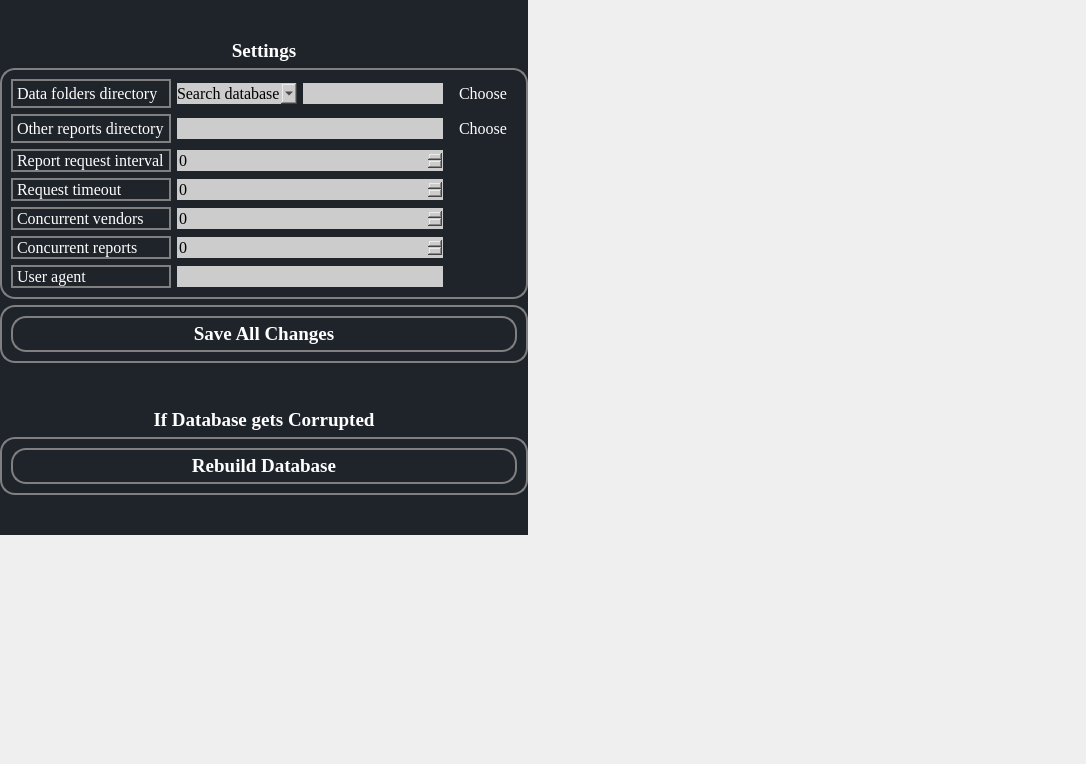
<?xml version="1.0" encoding="UTF-8"?>
<ui version="4.0">
 <class>MainWindow</class>
 <widget class="QWidget" name="settings_tab">
  <property name="geometry">
   <rect>
    <x>0</x>
    <y>0</y>
    <width>1086</width>
    <height>764</height>
   </rect>
  </property>
  <property name="windowTitle">
   <string>MainWindow</string>
  </property>
  <property name="styleSheet">
   <string notr="true">*{
	
border:none;
background-color:transparent;
background:none;
padding:0;
margin:0;
color:#fff;
}



#centralwidget{
background-color:#1f232a;
}
#EditVendor{
background-color:#16191d;
}
QPushButton{
text-align:left;
padding: 5px 10px;

border-top-left-radius:5px;
border-botton-left-radius:5px;
}
QPushButton:pressed{
background-color:grey;
text-align:left;
padding:2px 10px;
color:white;}</string>
  </property>
  <widget class="QWidget" name="centralwidget">
   <layout class="QGridLayout" name="gridLayout_7">
    <item row="5" column="0">
     <widget class="QLabel" name="label_9">
      <property name="font">
       <font>
        <family>Georgia</family>
        <pointsize>14</pointsize>
        <weight>75</weight>
        <bold>true</bold>
       </font>
      </property>
      <property name="text">
       <string>&lt;html&gt;&lt;head/&gt;&lt;body&gt;&lt;p align=&quot;center&quot;&gt;If Database gets Corrupted&lt;/p&gt;&lt;/body&gt;&lt;/html&gt;</string>
      </property>
     </widget>
    </item>
    <item row="3" column="0" alignment="Qt::AlignTop">
     <widget class="QFrame" name="frame_3">
      <property name="styleSheet">
       <string notr="true">QFrame{
    border: 2px solid #000000;
border-color:grey;
border-radius:15px;
}</string>
      </property>
      <property name="frameShape">
       <enum>QFrame::StyledPanel</enum>
      </property>
      <property name="frameShadow">
       <enum>QFrame::Raised</enum>
      </property>
      <layout class="QHBoxLayout" name="horizontalLayout">
       <item>
        <layout class="QGridLayout" name="gridLayout_6">
         <item row="0" column="0">
          <widget class="QPushButton" name="pushButton_3">
           <property name="font">
            <font>
             <family>Georgia</family>
             <pointsize>14</pointsize>
             <weight>75</weight>
             <bold>true</bold>
            </font>
           </property>
           <property name="toolTip">
            <string>Save all default and custom changes</string>
           </property>
           <property name="styleSheet">
            <string notr="true">
  QPushButton {
    border: 2px solid #000000;
border-color:grey;
border-radius:15px;
text-align:center;
}

QPushButton:hover {
    background-color: lightblue;
}
QToolTip {
    color: black; 
    background-color: #FFFFE0; 
}
</string>
           </property>
           <property name="text">
            <string>Save All Changes</string>
           </property>
           <property name="icon">
            <iconset>
             <normaloff>resources/Icons/diskette.png</normaloff>resources/Icons/diskette.png</iconset>
           </property>
           <property name="iconSize">
            <size>
             <width>25</width>
             <height>25</height>
            </size>
           </property>
          </widget>
         </item>
        </layout>
       </item>
      </layout>
     </widget>
    </item>
    <item row="2" column="0">
     <widget class="QFrame" name="frame_2">
      <property name="styleSheet">
       <string notr="true">QFrame{
    border: 2px solid #000000;
border-color:grey;
border-radius:15px;
}</string>
      </property>
      <property name="frameShape">
       <enum>QFrame::StyledPanel</enum>
      </property>
      <property name="frameShadow">
       <enum>QFrame::Raised</enum>
      </property>
      <layout class="QGridLayout" name="gridLayout_4">
       <item row="0" column="0">
        <layout class="QGridLayout" name="gridLayout">
         <item row="0" column="3">
          <widget class="QLineEdit" name="lineEdit_2">
           <property name="font">
            <font>
             <family>Georgia</family>
             <pointsize>12</pointsize>
            </font>
           </property>
           <property name="styleSheet">
            <string notr="true">QLineEdit {
    color: black; /* 文本颜色为黑色 */
	background-color: #cccccc;
}
</string>
           </property>
          </widget>
         </item>
         <item row="0" column="4">
          <widget class="QPushButton" name="pushButton_2">
           <property name="font">
            <font>
             <family>Georgia</family>
             <pointsize>12</pointsize>
            </font>
           </property>
           <property name="styleSheet">
            <string notr="true">QPushButton:hover {
    background-color: #0000FF; /* 鼠标悬停时的背景颜色为蓝色 */
    color: #FFFFFF; /* 鼠标悬停时的文字颜色为白色 */
}
</string>
           </property>
           <property name="text">
            <string>Choose</string>
           </property>
           <property name="icon">
            <iconset>
             <normaloff>resources/Icons/folder.png</normaloff>resources/Icons/folder.png</iconset>
           </property>
          </widget>
         </item>
         <item row="0" column="0">
          <widget class="QLabel" name="label_7">
           <property name="font">
            <font>
             <family>Georgia</family>
             <pointsize>12</pointsize>
            </font>
           </property>
           <property name="toolTip">
            <string>We can set where to save search database, vendor data file and yearly reports here</string>
           </property>
           <property name="styleSheet">
            <string notr="true">QToolTip {
    color: black;
    background-color: #FFFFE0; 
}
</string>
           </property>
           <property name="text">
            <string>Data folders directory</string>
           </property>
          </widget>
         </item>
         <item row="1" column="4">
          <widget class="QPushButton" name="pushButton_4">
           <property name="font">
            <font>
             <family>Georgia</family>
             <pointsize>12</pointsize>
            </font>
           </property>
           <property name="styleSheet">
            <string notr="true">QPushButton:hover {
    background-color: #0000FF; /* 鼠标悬停时的背景颜色为蓝色 */
    color: #FFFFFF; /* 鼠标悬停时的文字颜色为白色 */
}
</string>
           </property>
           <property name="text">
            <string>Choose</string>
           </property>
           <property name="icon">
            <iconset>
             <normaloff>resources/Icons/folder.png</normaloff>resources/Icons/folder.png</iconset>
           </property>
          </widget>
         </item>
         <item row="2" column="0">
          <widget class="QLabel" name="label_2">
           <property name="font">
            <font>
             <family>Georgia</family>
             <pointsize>12</pointsize>
            </font>
           </property>
           <property name="toolTip">
            <string>The number of seconds the program will wait between sending each report request to a given vendor.</string>
           </property>
           <property name="styleSheet">
            <string notr="true">QToolTip {
    color: black; 
    background-color: #FFFFE0;
}
</string>
           </property>
           <property name="text">
            <string>Report request interval</string>
           </property>
          </widget>
         </item>
         <item row="3" column="0">
          <widget class="QLabel" name="label_3">
           <property name="font">
            <font>
             <family>Georgia</family>
             <pointsize>12</pointsize>
            </font>
           </property>
           <property name="toolTip">
            <string>The number of seconds the program will allow a vendor to respond to each report request before cancelling it.</string>
           </property>
           <property name="styleSheet">
            <string notr="true">QToolTip {
    color: black;
    background-color: #FFFFE0; 
}
</string>
           </property>
           <property name="text">
            <string>Request timeout</string>
           </property>
          </widget>
         </item>
         <item row="5" column="0">
          <widget class="QLabel" name="label_5">
           <property name="font">
            <font>
             <family>Georgia</family>
             <pointsize>12</pointsize>
            </font>
           </property>
           <property name="toolTip">
            <string>The maximum number of reports to work on at the same time. If set too high, the UI might freeze while fetching reports but the fetching process will continue.</string>
           </property>
           <property name="styleSheet">
            <string notr="true">QToolTip {
    color: black;
    background-color: #FFFFE0; 
}
</string>
           </property>
           <property name="text">
            <string>Concurrent reports</string>
           </property>
          </widget>
         </item>
         <item row="6" column="0">
          <widget class="QLabel" name="label_6">
           <property name="font">
            <font>
             <family>Georgia</family>
             <pointsize>12</pointsize>
            </font>
           </property>
           <property name="toolTip">
            <string>How program identifies itself to the SUSHI servers. Some vendors will reject some particular user agents. Only change this if there is a known problem as it will affect all requests to all vendors. </string>
           </property>
           <property name="styleSheet">
            <string notr="true">QToolTip {
    color: black; 
    background-color: #FFFFE0; 
}
</string>
           </property>
           <property name="text">
            <string>User agent</string>
           </property>
          </widget>
         </item>
         <item row="4" column="0">
          <widget class="QLabel" name="label_4">
           <property name="font">
            <font>
             <family>Georgia</family>
             <pointsize>12</pointsize>
            </font>
           </property>
           <property name="toolTip">
            <string>Can change if you find the load on your desktop is too high</string>
           </property>
           <property name="styleSheet">
            <string notr="true">QToolTip {
    color: black;
    background-color: #FFFFE0; 
}
</string>
           </property>
           <property name="text">
            <string>Concurrent vendors</string>
           </property>
          </widget>
         </item>
         <item row="1" column="0">
          <widget class="QLabel" name="label_8">
           <property name="font">
            <font>
             <family>Georgia</family>
             <pointsize>12</pointsize>
            </font>
           </property>
           <property name="toolTip">
            <string>This is where the special and non-calendar-year data range reports will be saved</string>
           </property>
           <property name="statusTip">
            <string/>
           </property>
           <property name="styleSheet">
            <string notr="true">QToolTip {
    color: black; 
    background-color: #FFFFE0;
}
</string>
           </property>
           <property name="text">
            <string>Other reports directory</string>
           </property>
          </widget>
         </item>
         <item row="6" column="1" colspan="3">
          <widget class="QLineEdit" name="lineEdit">
           <property name="font">
            <font>
             <family>Georgia</family>
             <pointsize>12</pointsize>
            </font>
           </property>
           <property name="styleSheet">
            <string notr="true">QLineEdit {
    color: black; /* 文本颜色为黑色 */
	background-color: #cccccc;
}
</string>
           </property>
          </widget>
         </item>
         <item row="3" column="1" colspan="3">
          <widget class="QSpinBox" name="spinBox_3">
           <property name="font">
            <font>
             <family>Georgia</family>
             <pointsize>12</pointsize>
            </font>
           </property>
           <property name="styleSheet">
            <string notr="true">QSpinBox {
    color: black; /* 文本颜色为黑色 */
	background-color: #cccccc;
}
</string>
           </property>
           <property name="maximum">
            <number>9999</number>
           </property>
          </widget>
         </item>
         <item row="2" column="1" colspan="3">
          <widget class="QSpinBox" name="spinBox_4">
           <property name="font">
            <font>
             <family>Georgia</family>
             <pointsize>12</pointsize>
            </font>
           </property>
           <property name="styleSheet">
            <string notr="true">QSpinBox {
    color: black; /* 文本颜色为黑色 */
	background-color: #cccccc;
}
</string>
           </property>
           <property name="maximum">
            <number>9999</number>
           </property>
          </widget>
         </item>
         <item row="4" column="1" colspan="3">
          <widget class="QSpinBox" name="spinBox_2">
           <property name="font">
            <font>
             <family>Georgia</family>
             <pointsize>12</pointsize>
            </font>
           </property>
           <property name="styleSheet">
            <string notr="true">QSpinBox {
    color: black; /* 文本颜色为黑色 */
	background-color: #cccccc;
}
</string>
           </property>
           <property name="maximum">
            <number>9999</number>
           </property>
          </widget>
         </item>
         <item row="5" column="1" colspan="3">
          <widget class="QSpinBox" name="spinBox">
           <property name="font">
            <font>
             <family>Georgia</family>
             <pointsize>12</pointsize>
            </font>
           </property>
           <property name="styleSheet">
            <string notr="true">QSpinBox {
    color: black; /* 文本颜色为黑色 */
	background-color: #cccccc;
}
</string>
           </property>
           <property name="maximum">
            <number>9999</number>
           </property>
          </widget>
         </item>
         <item row="1" column="1" colspan="3">
          <widget class="QLineEdit" name="lineEdit_3">
           <property name="font">
            <font>
             <family>Georgia</family>
             <pointsize>12</pointsize>
            </font>
           </property>
           <property name="styleSheet">
            <string notr="true">QLineEdit {
    color: black; /* 文本颜色为黑色 */
	background-color: #cccccc;
}
</string>
           </property>
          </widget>
         </item>
         <item row="0" column="1" colspan="2">
          <widget class="QComboBox" name="comboBox">
           <property name="font">
            <font>
             <family>Georgia</family>
             <pointsize>12</pointsize>
            </font>
           </property>
           <property name="styleSheet">
            <string notr="true">QComboBox {
    color: black; /* QComboBox中的文本颜色为黑色 */
	background-color: #cccccc;
}

QComboBox QAbstractItemView {
    color: black; /* 下拉列表中的文本颜色为黑色 */
}
</string>
           </property>
           <item>
            <property name="text">
             <string>Search database</string>
            </property>
           </item>
           <item>
            <property name="text">
             <string>Vendor data file</string>
            </property>
           </item>
           <item>
            <property name="text">
             <string>Yearly reports</string>
            </property>
           </item>
          </widget>
         </item>
        </layout>
       </item>
      </layout>
     </widget>
    </item>
    <item row="1" column="0">
     <widget class="QLabel" name="label">
      <property name="font">
       <font>
        <family>Georgia</family>
        <pointsize>14</pointsize>
        <weight>75</weight>
        <bold>true</bold>
       </font>
      </property>
      <property name="text">
       <string>&lt;html&gt;&lt;head/&gt;&lt;body&gt;&lt;p align=&quot;center&quot;&gt;Settings&lt;/p&gt;&lt;/body&gt;&lt;/html&gt;</string>
      </property>
     </widget>
    </item>
    <item row="9" column="0">
     <spacer name="verticalSpacer">
      <property name="orientation">
       <enum>Qt::Vertical</enum>
      </property>
      <property name="sizeHint" stdset="0">
       <size>
        <width>20</width>
        <height>40</height>
       </size>
      </property>
     </spacer>
    </item>
    <item row="8" column="0">
     <widget class="QFrame" name="frame">
      <property name="styleSheet">
       <string notr="true">QFrame{
    border: 2px solid #000000;
border-color:grey;
border-radius:15px;
}</string>
      </property>
      <property name="frameShape">
       <enum>QFrame::StyledPanel</enum>
      </property>
      <property name="frameShadow">
       <enum>QFrame::Raised</enum>
      </property>
      <layout class="QGridLayout" name="gridLayout_2">
       <item row="0" column="0">
        <layout class="QGridLayout" name="gridLayout_3">
         <item row="0" column="0">
          <widget class="QPushButton" name="pushButton">
           <property name="font">
            <font>
             <family>Georgia</family>
             <pointsize>14</pointsize>
             <weight>75</weight>
             <bold>true</bold>
            </font>
           </property>
           <property name="toolTip">
            <string>Recreate or regenerate the database that stores information related to the usage statisitics. when you want to do data consistency, data integrity, update and changes.</string>
           </property>
           <property name="styleSheet">
            <string notr="true">
  QPushButton {
    border: 2px solid #000000;
border-color:grey;
border-radius:15px;
text-align:center;
}

QPushButton:hover {
    background-color: lightblue;
}

QToolTip {
    color: black; 
    background-color: #FFFFE0; 
}

</string>
           </property>
           <property name="text">
            <string>Rebuild Database</string>
           </property>
           <property name="icon">
            <iconset>
             <normaloff>resources/Icons/database.png</normaloff>resources/Icons/database.png</iconset>
           </property>
           <property name="iconSize">
            <size>
             <width>25</width>
             <height>25</height>
            </size>
           </property>
          </widget>
         </item>
        </layout>
       </item>
      </layout>
     </widget>
    </item>
    <item row="4" column="0">
     <spacer name="verticalSpacer_2">
      <property name="orientation">
       <enum>Qt::Vertical</enum>
      </property>
      <property name="sizeHint" stdset="0">
       <size>
        <width>20</width>
        <height>40</height>
       </size>
      </property>
     </spacer>
    </item>
    <item row="0" column="0">
     <spacer name="verticalSpacer_3">
      <property name="orientation">
       <enum>Qt::Vertical</enum>
      </property>
      <property name="sizeHint" stdset="0">
       <size>
        <width>20</width>
        <height>40</height>
       </size>
      </property>
     </spacer>
    </item>
   </layout>
  </widget>
 </widget>
 <resources>
  <include location="resources.qrc"/>
 </resources>
 <connections/>
</ui>
